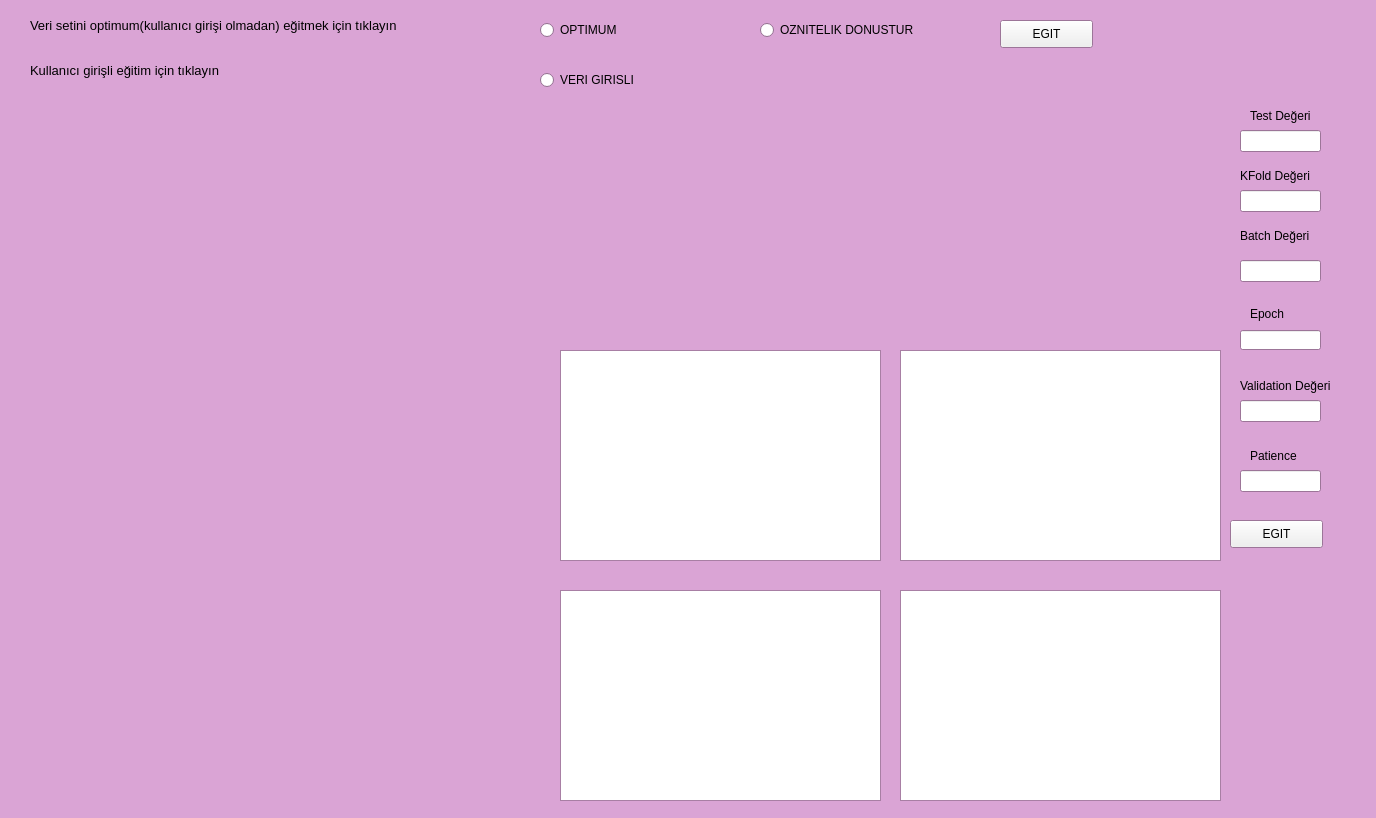
<?xml version="1.0" encoding="UTF-8"?>
<ui version="4.0">
 <class>Form</class>
 <widget class="QWidget" name="Form">
  <property name="geometry">
   <rect>
    <x>0</x>
    <y>0</y>
    <width>1376</width>
    <height>818</height>
   </rect>
  </property>
  <property name="palette">
   <palette>
    <active>
     <colorrole role="Base">
      <brush brushstyle="SolidPattern">
       <color alpha="255">
        <red>255</red>
        <green>255</green>
        <blue>255</blue>
       </color>
      </brush>
     </colorrole>
     <colorrole role="Window">
      <brush brushstyle="SolidPattern">
       <color alpha="255">
        <red>218</red>
        <green>164</green>
        <blue>213</blue>
       </color>
      </brush>
     </colorrole>
    </active>
    <inactive>
     <colorrole role="Base">
      <brush brushstyle="SolidPattern">
       <color alpha="255">
        <red>255</red>
        <green>255</green>
        <blue>255</blue>
       </color>
      </brush>
     </colorrole>
     <colorrole role="Window">
      <brush brushstyle="SolidPattern">
       <color alpha="255">
        <red>218</red>
        <green>164</green>
        <blue>213</blue>
       </color>
      </brush>
     </colorrole>
    </inactive>
    <disabled>
     <colorrole role="Base">
      <brush brushstyle="SolidPattern">
       <color alpha="255">
        <red>218</red>
        <green>164</green>
        <blue>213</blue>
       </color>
      </brush>
     </colorrole>
     <colorrole role="Window">
      <brush brushstyle="SolidPattern">
       <color alpha="255">
        <red>218</red>
        <green>164</green>
        <blue>213</blue>
       </color>
      </brush>
     </colorrole>
    </disabled>
   </palette>
  </property>
  <property name="windowTitle">
   <string>Form</string>
  </property>
  <widget class="QLabel" name="label">
   <property name="geometry">
    <rect>
     <x>1250</x>
     <y>100</y>
     <width>81</width>
     <height>31</height>
    </rect>
   </property>
   <property name="text">
    <string>Test Değeri</string>
   </property>
  </widget>
  <widget class="QLabel" name="label_2">
   <property name="geometry">
    <rect>
     <x>1240</x>
     <y>160</y>
     <width>81</width>
     <height>31</height>
    </rect>
   </property>
   <property name="text">
    <string>KFold Değeri</string>
   </property>
  </widget>
  <widget class="QLabel" name="label_3">
   <property name="geometry">
    <rect>
     <x>1240</x>
     <y>220</y>
     <width>81</width>
     <height>31</height>
    </rect>
   </property>
   <property name="text">
    <string>Batch Değeri</string>
   </property>
  </widget>
  <widget class="QLabel" name="label_4">
   <property name="geometry">
    <rect>
     <x>1250</x>
     <y>298</y>
     <width>81</width>
     <height>31</height>
    </rect>
   </property>
   <property name="text">
    <string>Epoch</string>
   </property>
  </widget>
  <widget class="QLabel" name="label_5">
   <property name="geometry">
    <rect>
     <x>1240</x>
     <y>370</y>
     <width>111</width>
     <height>31</height>
    </rect>
   </property>
   <property name="text">
    <string>Validation Değeri</string>
   </property>
  </widget>
  <widget class="QLabel" name="label_6">
   <property name="geometry">
    <rect>
     <x>1250</x>
     <y>440</y>
     <width>81</width>
     <height>31</height>
    </rect>
   </property>
   <property name="text">
    <string>Patience</string>
   </property>
  </widget>
  <widget class="QLineEdit" name="test_al">
   <property name="geometry">
    <rect>
     <x>1240</x>
     <y>130</y>
     <width>81</width>
     <height>22</height>
    </rect>
   </property>
  </widget>
  <widget class="QLineEdit" name="fold_deger">
   <property name="geometry">
    <rect>
     <x>1240</x>
     <y>190</y>
     <width>81</width>
     <height>22</height>
    </rect>
   </property>
  </widget>
  <widget class="QLineEdit" name="epoch_deger">
   <property name="geometry">
    <rect>
     <x>1240</x>
     <y>330</y>
     <width>81</width>
     <height>20</height>
    </rect>
   </property>
  </widget>
  <widget class="QLineEdit" name="validation_deger">
   <property name="geometry">
    <rect>
     <x>1240</x>
     <y>400</y>
     <width>81</width>
     <height>22</height>
    </rect>
   </property>
  </widget>
  <widget class="QLineEdit" name="patience_deger">
   <property name="geometry">
    <rect>
     <x>1240</x>
     <y>470</y>
     <width>81</width>
     <height>22</height>
    </rect>
   </property>
  </widget>
  <widget class="QPushButton" name="optimum_egit">
   <property name="geometry">
    <rect>
     <x>1000</x>
     <y>20</y>
     <width>93</width>
     <height>28</height>
    </rect>
   </property>
   <property name="text">
    <string>EGIT</string>
   </property>
  </widget>
  <widget class="QRadioButton" name="radio_optm">
   <property name="geometry">
    <rect>
     <x>540</x>
     <y>20</y>
     <width>95</width>
     <height>20</height>
    </rect>
   </property>
   <property name="text">
    <string>OPTIMUM</string>
   </property>
  </widget>
  <widget class="QLabel" name="label_7">
   <property name="geometry">
    <rect>
     <x>30</x>
     <y>10</y>
     <width>481</width>
     <height>31</height>
    </rect>
   </property>
   <property name="font">
    <font>
     <pointsize>10</pointsize>
    </font>
   </property>
   <property name="text">
    <string>Veri setini optimum(kullanıcı girişi olmadan) eğitmek için tıklayın</string>
   </property>
  </widget>
  <widget class="QRadioButton" name="radio_verigir">
   <property name="geometry">
    <rect>
     <x>540</x>
     <y>70</y>
     <width>101</width>
     <height>20</height>
    </rect>
   </property>
   <property name="text">
    <string>VERI GIRISLI</string>
   </property>
  </widget>
  <widget class="QLabel" name="label_8">
   <property name="geometry">
    <rect>
     <x>30</x>
     <y>60</y>
     <width>251</width>
     <height>21</height>
    </rect>
   </property>
   <property name="font">
    <font>
     <pointsize>10</pointsize>
    </font>
   </property>
   <property name="text">
    <string>Kullanıcı girişli eğitim için tıklayın</string>
   </property>
  </widget>
  <widget class="QPushButton" name="girisli_egit">
   <property name="geometry">
    <rect>
     <x>1230</x>
     <y>520</y>
     <width>93</width>
     <height>28</height>
    </rect>
   </property>
   <property name="text">
    <string>EGIT</string>
   </property>
  </widget>
  <widget class="QLabel" name="label_9">
   <property name="geometry">
    <rect>
     <x>90</x>
     <y>140</y>
     <width>341</width>
     <height>171</height>
    </rect>
   </property>
   <property name="text">
    <string/>
   </property>
  </widget>
  <widget class="QLabel" name="LblGoruntu">
   <property name="geometry">
    <rect>
     <x>20</x>
     <y>420</y>
     <width>531</width>
     <height>351</height>
    </rect>
   </property>
   <property name="text">
    <string/>
   </property>
  </widget>
  <widget class="QLabel" name="Accuracy">
   <property name="geometry">
    <rect>
     <x>420</x>
     <y>360</y>
     <width>141</width>
     <height>16</height>
    </rect>
   </property>
   <property name="text">
    <string/>
   </property>
  </widget>
  <widget class="QLabel" name="F1Score">
   <property name="geometry">
    <rect>
     <x>420</x>
     <y>520</y>
     <width>141</width>
     <height>16</height>
    </rect>
   </property>
   <property name="text">
    <string/>
   </property>
  </widget>
  <widget class="QLabel" name="Specificity">
   <property name="geometry">
    <rect>
     <x>420</x>
     <y>480</y>
     <width>141</width>
     <height>16</height>
    </rect>
   </property>
   <property name="text">
    <string/>
   </property>
  </widget>
  <widget class="QLabel" name="CrossVal">
   <property name="geometry">
    <rect>
     <x>420</x>
     <y>560</y>
     <width>141</width>
     <height>16</height>
    </rect>
   </property>
   <property name="text">
    <string/>
   </property>
  </widget>
  <widget class="QLabel" name="Precision">
   <property name="geometry">
    <rect>
     <x>420</x>
     <y>400</y>
     <width>141</width>
     <height>16</height>
    </rect>
   </property>
   <property name="text">
    <string/>
   </property>
  </widget>
  <widget class="QTableWidget" name="TableY_test">
   <property name="geometry">
    <rect>
     <x>900</x>
     <y>590</y>
     <width>321</width>
     <height>211</height>
    </rect>
   </property>
  </widget>
  <widget class="QTableWidget" name="TableX_test">
   <property name="geometry">
    <rect>
     <x>560</x>
     <y>590</y>
     <width>321</width>
     <height>211</height>
    </rect>
   </property>
  </widget>
  <widget class="QLabel" name="Recall">
   <property name="geometry">
    <rect>
     <x>420</x>
     <y>440</y>
     <width>141</width>
     <height>16</height>
    </rect>
   </property>
   <property name="text">
    <string/>
   </property>
  </widget>
  <widget class="QTableWidget" name="TableY_train">
   <property name="geometry">
    <rect>
     <x>900</x>
     <y>350</y>
     <width>321</width>
     <height>211</height>
    </rect>
   </property>
  </widget>
  <widget class="QTableWidget" name="TableX_train">
   <property name="geometry">
    <rect>
     <x>560</x>
     <y>350</y>
     <width>321</width>
     <height>211</height>
    </rect>
   </property>
  </widget>
  <widget class="QRadioButton" name="oznitelikd">
   <property name="geometry">
    <rect>
     <x>760</x>
     <y>20</y>
     <width>161</width>
     <height>20</height>
    </rect>
   </property>
   <property name="text">
    <string>OZNITELIK DONUSTUR</string>
   </property>
  </widget>
  <widget class="QLineEdit" name="batch_deger">
   <property name="geometry">
    <rect>
     <x>1240</x>
     <y>260</y>
     <width>81</width>
     <height>22</height>
    </rect>
   </property>
  </widget>
 </widget>
 <resources/>
 <connections/>
</ui>
